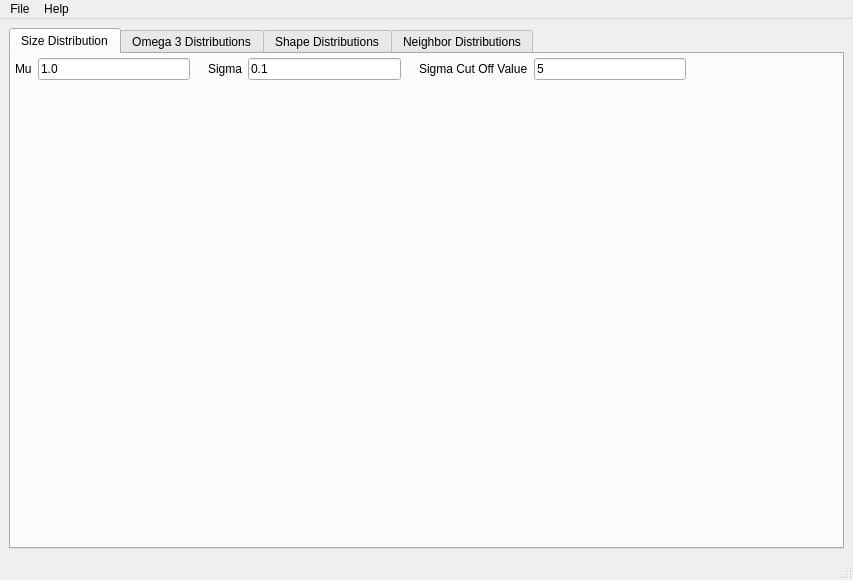
<?xml version="1.0" encoding="UTF-8"?>
<ui version="4.0">
 <class>StatsGeneratorUI</class>
 <widget class="QMainWindow" name="StatsGeneratorUI">
  <property name="geometry">
   <rect>
    <x>0</x>
    <y>0</y>
    <width>853</width>
    <height>580</height>
   </rect>
  </property>
  <property name="windowTitle">
   <string>StatsGenerator</string>
  </property>
  <widget class="QWidget" name="centralwidget">
   <layout class="QVBoxLayout" name="verticalLayout_2">
    <item>
     <widget class="QTabWidget" name="tabWidget">
      <property name="tabPosition">
       <enum>QTabWidget::North</enum>
      </property>
      <property name="tabShape">
       <enum>QTabWidget::Rounded</enum>
      </property>
      <property name="currentIndex">
       <number>0</number>
      </property>
      <widget class="QWidget" name="sizeDistributionTab">
       <attribute name="title">
        <string>Size Distribution</string>
       </attribute>
       <layout class="QVBoxLayout" name="verticalLayout_5">
        <property name="margin">
         <number>4</number>
        </property>
        <item>
         <layout class="QGridLayout" name="gridLayout">
          <item row="0" column="0">
           <widget class="QLabel" name="label">
            <property name="text">
             <string>Mu</string>
            </property>
           </widget>
          </item>
          <item row="0" column="3">
           <widget class="QLabel" name="label_3">
            <property name="text">
             <string>Sigma</string>
            </property>
           </widget>
          </item>
          <item row="0" column="1">
           <widget class="QLineEdit" name="m_Mu_SizeDistribution">
            <property name="text">
             <string>1.0</string>
            </property>
           </widget>
          </item>
          <item row="0" column="4">
           <widget class="QLineEdit" name="m_Sigma_SizeDistribution">
            <property name="text">
             <string>0.1</string>
            </property>
           </widget>
          </item>
          <item row="0" column="6">
           <widget class="QLabel" name="label_4">
            <property name="text">
             <string>Sigma Cut Off Value</string>
            </property>
           </widget>
          </item>
          <item row="0" column="7">
           <widget class="QLineEdit" name="m_SigmaCutOff_SizeDistribution">
            <property name="text">
             <string>5</string>
            </property>
           </widget>
          </item>
          <item row="0" column="2">
           <spacer name="horizontalSpacer">
            <property name="orientation">
             <enum>Qt::Horizontal</enum>
            </property>
            <property name="sizeType">
             <enum>QSizePolicy::Fixed</enum>
            </property>
            <property name="sizeHint" stdset="0">
             <size>
              <width>12</width>
              <height>20</height>
             </size>
            </property>
           </spacer>
          </item>
          <item row="0" column="5">
           <spacer name="horizontalSpacer_2">
            <property name="orientation">
             <enum>Qt::Horizontal</enum>
            </property>
            <property name="sizeType">
             <enum>QSizePolicy::Fixed</enum>
            </property>
            <property name="sizeHint" stdset="0">
             <size>
              <width>12</width>
              <height>20</height>
             </size>
            </property>
           </spacer>
          </item>
          <item row="0" column="8">
           <spacer name="horizontalSpacer_3">
            <property name="orientation">
             <enum>Qt::Horizontal</enum>
            </property>
            <property name="sizeHint" stdset="0">
             <size>
              <width>40</width>
              <height>20</height>
             </size>
            </property>
           </spacer>
          </item>
         </layout>
        </item>
        <item>
         <widget class="QwtPlot" name="m_SizeDistributionPlot">
          <property name="sizePolicy">
           <sizepolicy hsizetype="Preferred" vsizetype="Preferred">
            <horstretch>0</horstretch>
            <verstretch>0</verstretch>
           </sizepolicy>
          </property>
          <property name="frameShape">
           <enum>QFrame::NoFrame</enum>
          </property>
         </widget>
        </item>
       </layout>
      </widget>
      <widget class="QWidget" name="omega3DistributionTab">
       <attribute name="title">
        <string>Omega 3 Distributions</string>
       </attribute>
       <layout class="QVBoxLayout" name="verticalLayout_4">
        <property name="margin">
         <number>4</number>
        </property>
        <item>
         <widget class="StatsGenPlotWidget" name="m_Omega3Plot" native="true"/>
        </item>
       </layout>
      </widget>
      <widget class="QWidget" name="shapeDistributionTab">
       <attribute name="title">
        <string>Shape Distributions</string>
       </attribute>
       <layout class="QVBoxLayout" name="verticalLayout_3">
        <property name="margin">
         <number>4</number>
        </property>
        <item>
         <widget class="QScrollArea" name="scrollArea">
          <property name="widgetResizable">
           <bool>true</bool>
          </property>
          <widget class="QWidget" name="scrollAreaWidgetContents">
           <property name="geometry">
            <rect>
             <x>0</x>
             <y>0</y>
             <width>96</width>
             <height>58</height>
            </rect>
           </property>
           <layout class="QVBoxLayout" name="verticalLayout">
            <property name="margin">
             <number>4</number>
            </property>
            <item>
             <widget class="StatsGenPlotWidget" name="m_BOverAPlot" native="true"/>
            </item>
            <item>
             <widget class="StatsGenPlotWidget" name="m_COverAPlot" native="true"/>
            </item>
            <item>
             <widget class="StatsGenPlotWidget" name="m_COverBPlot" native="true"/>
            </item>
           </layout>
          </widget>
         </widget>
        </item>
       </layout>
      </widget>
      <widget class="QWidget" name="neighborDistributionTab">
       <attribute name="title">
        <string>Neighbor Distributions</string>
       </attribute>
       <layout class="QHBoxLayout" name="horizontalLayout_2">
        <property name="margin">
         <number>4</number>
        </property>
        <item>
         <widget class="StatsGenPlotWidget" name="m_NeighborPlot" native="true"/>
        </item>
       </layout>
      </widget>
     </widget>
    </item>
   </layout>
  </widget>
  <widget class="QMenuBar" name="menubar">
   <property name="geometry">
    <rect>
     <x>0</x>
     <y>0</y>
     <width>853</width>
     <height>22</height>
    </rect>
   </property>
   <widget class="QMenu" name="menuFile">
    <property name="title">
     <string>File</string>
    </property>
    <widget class="QMenu" name="menu_RecentFiles">
     <property name="enabled">
      <bool>false</bool>
     </property>
     <property name="title">
      <string>Recent Files</string>
     </property>
    </widget>
    <addaction name="actionOpen"/>
    <addaction name="actionSave"/>
    <addaction name="actionSaveAs"/>
    <addaction name="separator"/>
    <addaction name="actionClose"/>
    <addaction name="separator"/>
    <addaction name="menu_RecentFiles"/>
    <addaction name="separator"/>
    <addaction name="actionExit"/>
   </widget>
   <widget class="QMenu" name="menuHelp">
    <property name="title">
     <string>Help</string>
    </property>
    <addaction name="actionAbout"/>
   </widget>
   <addaction name="menuFile"/>
   <addaction name="menuHelp"/>
  </widget>
  <widget class="QStatusBar" name="statusbar"/>
  <action name="actionRecent_Files">
   <property name="text">
    <string>Recent Files</string>
   </property>
  </action>
  <action name="actionSave">
   <property name="text">
    <string>Save</string>
   </property>
   <property name="shortcut">
    <string>Ctrl+S</string>
   </property>
  </action>
  <action name="actionOpen">
   <property name="enabled">
    <bool>false</bool>
   </property>
   <property name="text">
    <string>Open</string>
   </property>
   <property name="shortcut">
    <string>Ctrl+O</string>
   </property>
  </action>
  <action name="actionSaveAs">
   <property name="text">
    <string>Save As</string>
   </property>
   <property name="shortcut">
    <string>Ctrl+Shift+S</string>
   </property>
  </action>
  <action name="actionExit">
   <property name="text">
    <string>Exit</string>
   </property>
   <property name="shortcut">
    <string>Ctrl+Q</string>
   </property>
  </action>
  <action name="actionClose">
   <property name="text">
    <string>Close</string>
   </property>
   <property name="shortcut">
    <string>Ctrl+W</string>
   </property>
  </action>
  <action name="actionAbout">
   <property name="text">
    <string>About</string>
   </property>
  </action>
 </widget>
 <customwidgets>
  <customwidget>
   <class>QwtPlot</class>
   <extends>QFrame</extends>
   <header>qwt_plot.h</header>
   <container>1</container>
  </customwidget>
  <customwidget>
   <class>StatsGenPlotWidget</class>
   <extends>QWidget</extends>
   <header location="global">StatsGenPlotWidget.h</header>
   <container>1</container>
  </customwidget>
 </customwidgets>
 <resources/>
 <connections/>
</ui>
